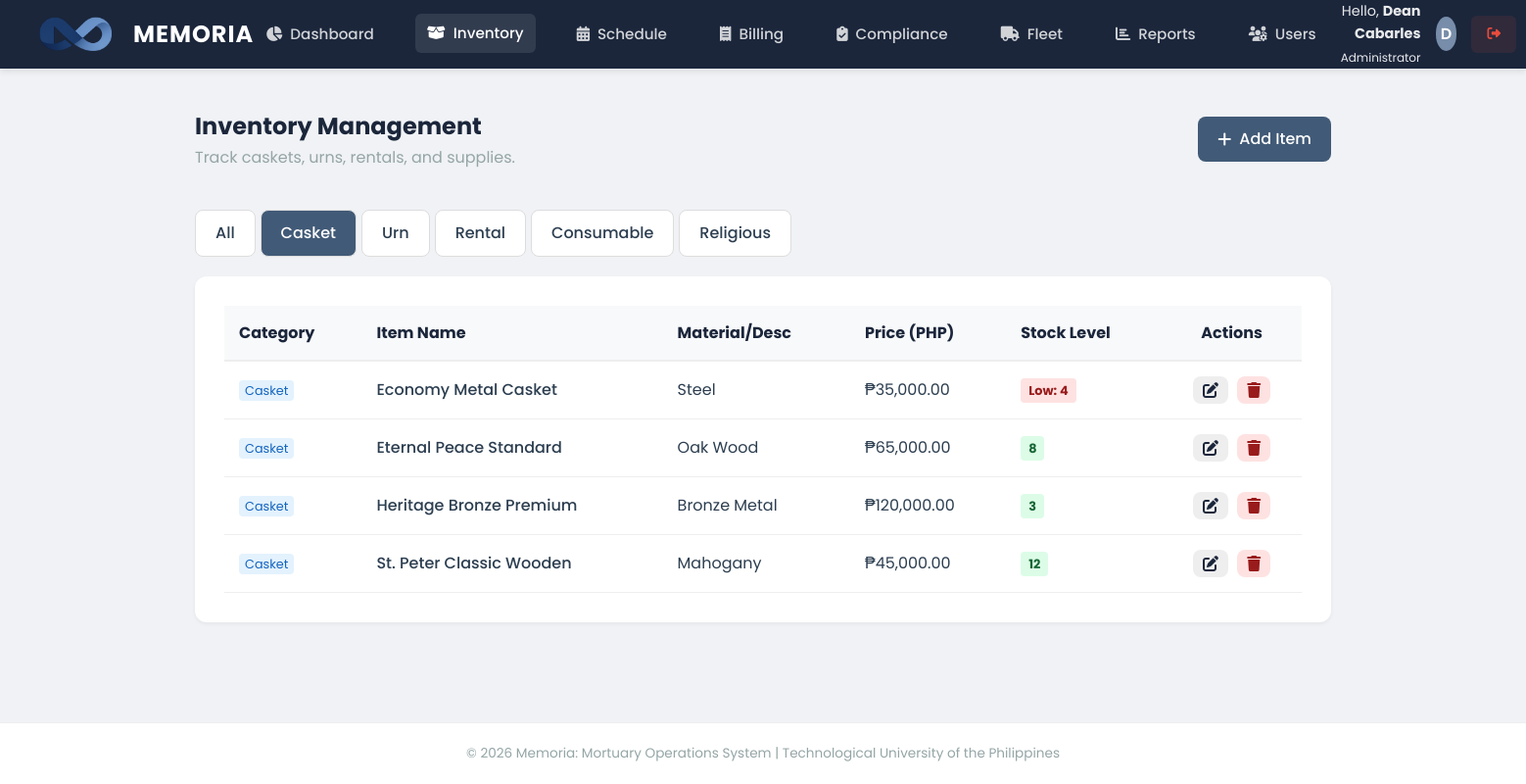
Screenshot of /modules/inventory/manage.php?cat=Casket (signed in) with the database file from the repository.
### tables this page shows
CREATE TABLE `items` (
  `id` int(11) NOT NULL,
  `category` enum('Casket','Urn','Rental','Consumable','Religious') DEFAULT 'Casket',
  `item_name` varchar(100) NOT NULL,
  `material` varchar(50) DEFAULT NULL,
  `price` decimal(10,2) NOT NULL,
  `stock_quantity` int(11) DEFAULT 0,
  `min_stock_level` int(11) DEFAULT 5
);

### modules/inventory/manage.php (the view, shortened to what this page needs)
<?php
include('../../includes/header.php');
$category = isset($_GET['cat']) ? $_GET['cat'] : 'All';
if ($category == 'All') {
    $sql = "SELECT * FROM items ORDER BY category, item_name ASC";
    $stmt = mysqli_prepare($conn, $sql);
} else {
    $sql = "SELECT * FROM items WHERE category = ? ORDER BY item_name ASC";
    $stmt = mysqli_prepare($conn, $sql);
    mysqli_stmt_bind_param($stmt, "s", $category);
}
mysqli_stmt_execute($stmt);
$result = mysqli_stmt_get_result($stmt);
?>
<div class="panel-header" style="border-bottom: none;">
    <div>
        <h1 style="font-size: 1.5rem; color: var(--deep-navy);">Inventory Management</h1>
        <p style="color: var(--text-light);">Track caskets, urns, rentals, and supplies.</p>
    </div>
    <a href="add_casket.php" class="btn btn-primary"><i class="fas fa-plus"></i> Add Item</a>
</div>
<div style="margin-bottom: 20px;">
    <?php
    $cats = ['All', 'Casket', 'Urn', 'Rental', 'Consumable', 'Religious'];
    foreach($cats as $c) {
        $activeStyle = ($category == $c) ? 'background: var(--slate-blue); color: white;' : 'background: white; color: var(--text-dark);';
        echo "<a href='?cat=$c' class='btn' style='margin-right: 5px; border: 1px solid #ddd; $activeStyle'>$c</a>";
    }
    ?>
</div>
<div class="panel">
    <table style="width: 100%; border-collapse: collapse;">
        <thead>
            <tr style="background: #f8f9fa; text-align: left; color: var(--deep-navy);">
                <th style="padding: 15px; border-bottom: 2px solid #eee;">Category</th>
                <th style="padding: 15px; border-bottom: 2px solid #eee;">Item Name</th>
                <th style="padding: 15px; border-bottom: 2px solid #eee;">Material/Desc</th>
                <th style="padding: 15px; border-bottom: 2px solid #eee;">Price (PHP)</th>
                <th style="padding: 15px; border-bottom: 2px solid #eee;">Stock Level</th>
                <th style="padding: 15px; border-bottom: 2px solid #eee; text-align: center;">Actions</th>
            </tr>
        </thead>
        <tbody>
            <?php
            if (mysqli_num_rows($result) > 0) {
                while ($row = mysqli_fetch_assoc($result)) {
                    $is_low = $row['stock_quantity'] <= $row['min_stock_level'];
                    $stock_badge = $is_low
                        ? "<span style='background: #fee2e2; color: #991b1b; padding: 4px 8px; border-radius: 4px; font-size: 0.8rem; font-weight: bold;'>Low: {$row['stock_quantity']}</span>"
                        : "<span style='background: #dcfce7; color: #166534; padding: 4px 8px; border-radius: 4px; font-size: 0.8rem; font-weight: bold;'>{$row['stock_quantity']}</span>";
                    echo "<tr>
                        <td style='padding: 15px; border-bottom: 1px solid #eee;'><span style='font-size: 0.8rem; background: #e3f2fd; color: #1565c0; padding: 2px 6px; border-radius: 4px;'>{$row['category']}</span></td>
                        <td style='padding: 15px; border-bottom: 1px solid #eee; font-weight: 500;'>{$row['item_name']}</td>
                        <td style='padding: 15px; border-bottom: 1px solid #eee;'>{$row['material']}</td>
                        <td style='padding: 15px; border-bottom: 1px solid #eee;'>₱" . number_format($row['price'], 2) . "</td>
                        <td style='padding: 15px; border-bottom: 1px solid #eee;'>$stock_badge</td>
                        <td style='padding: 15px; border-bottom: 1px solid #eee; text-align: center;'>
                            <a href='edit_casket.php?id={$row['id']}' class='btn' style='padding: 6px 10px; background: #eee; color: var(--deep-navy); margin-right: 5px;'><i class='fas fa-edit'></i></a>
                            <a href='manage.php?delete={$row['id']}' onclick='return confirm(\"Permanently delete this item?\");' class='btn' style='padding: 6px 10px; background: #fee2e2; color: #991b1b;'><i class='fas fa-trash'></i></a>
                        </td>
                    </tr>";
                }
            } else {
                echo "<tr><td colspan='6' style='text-align: center; padding: 30px; color: #777;'>No items found in this category.</td></tr>";
            }
            ?>
        </tbody>
    </table>
</div>
<?php include('../../includes/footer.php'); ?>

### assets/css/style.css (style rules this page uses)
:root { --deep-navy: #1B263B; --slate-blue: #415A77; --cloud-gray: #E0E1DD; --muted-teal: #778DA9; --white: #FFFFFF; --danger: #e74c3c; --success: #2ecc71; --text-dark: #2c3e50; --text-light: #95a5a6; --shadow-sm: 0 2px 4px rgba(0,0,0,0.05); --shadow-md: 0 4px 6px rgba(0,0,0,0.07); --shadow-lg: 0 10px 15px rgba(0,0,0,0.1); }
* { margin: 0; padding: 0; box-sizing: border-box; }
body { font-family: 'Poppins', sans-serif; background-color: #F0F2F5; color: var(--text-dark); line-height: 1.6; min-height: 100vh; display: flex; flex-direction: column; }
.panel { background: var(--white); border-radius: 12px; box-shadow: var(--shadow-sm); padding: 30px; margin-bottom: 30px; }
.panel-header { display: flex; justify-content: space-between; align-items: center; margin-bottom: 25px; border-bottom: 1px solid #eee; padding-bottom: 15px; }
.btn { padding: 10px 20px; border-radius: 8px; font-weight: 500; cursor: pointer; border: none; transition: all 0.2s; text-decoration: none; display: inline-flex; align-items: center; gap: 8px; }
.btn-primary { background: var(--slate-blue); color: white; }

### rows the page displays
items: category "Casket", item_name "Economy Metal Casket", material "Steel", price "35,000.00", stock_quantity "4"
items: category "Casket", item_name "Eternal Peace Standard", material "Oak Wood", price "65,000.00", stock_quantity "8"
items: category "Casket", item_name "Heritage Bronze Premium", material "Bronze Metal", price "120,000.00", stock_quantity "3"
items: category "Casket", item_name "St. Peter Classic Wooden", material "Mahogany", price "45,000.00", stock_quantity "12"

### other values shown
$_SESSION['full_name'] "Dean Cabarles"
$_SESSION['role'] "Administrator"
substr($_SESSION['full_name'], 0, 1) "D"
$c "All"
$c "Casket"
$c "Urn"
$c "Rental"
$c "Consumable"
$c "Religious"
